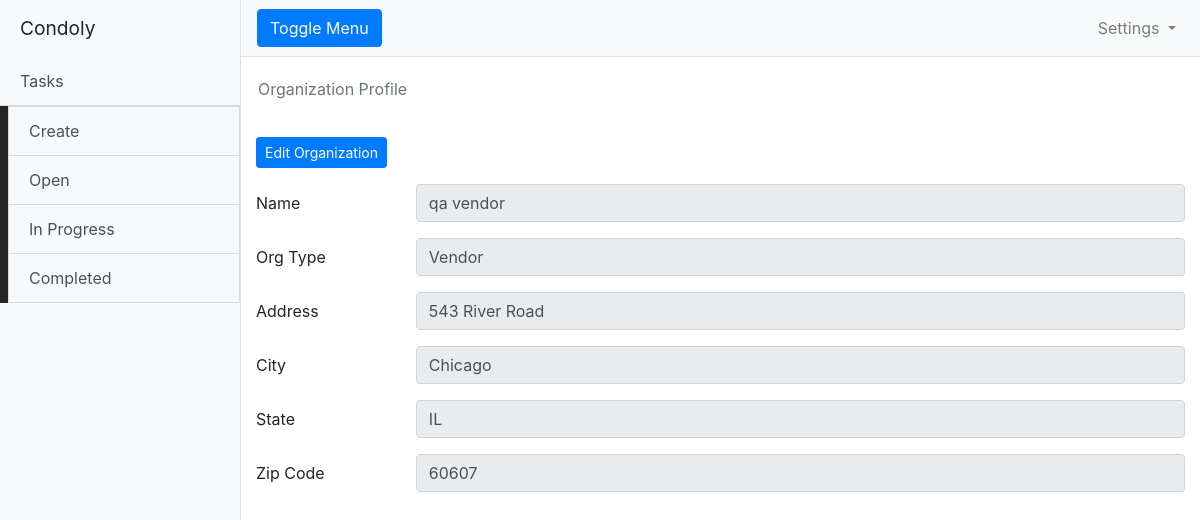
/admin/organization/6 (signed in), run on the app's committed database.
### model.py (models this page shows)
class Organization:
    def __init__(self, name, org_type):
        self.name = name
        self.org_type = org_type
        self.admin_approved = 'false'
        self.approval_type = 'new'

### app.py (the view)
@app.route('/admin/organization/<org_id>', methods=['GET'])
def admin_view_org(org_id):
    session = get_session()
    org = session.query(model.Organization).filter_by(id=org_id).one()
    users = session.query(model.User).join(model.UserOrg, model.User.id==model.UserOrg.user_id).filter(model.UserOrg.organization_id==org.id).all()
    target_zips = session.query(model.TargetZip).filter_by(vendor_id=org_id).all()
    return render_template('org_profile.html',
                            org=org,
                            user_type=flask_session['user_type'],
                            users=users,
                            target_zips=target_zips)

### app.py (called while the page is built)
@login_manager.user_loader
def load_user(user_id):
    if user_id is not None:
        session = get_session()
        return session.query(model.User).filter_by(id=user_id).one()
    return None

### templates/org_profile.html (shortened to what this page needs)
{% extends "base.html" %}
{% block content %}
        <div class="row">
	   <nav class="row">
            <nav class="navbar">
              <ol class="breadcrumb bg-white">
                 <li class="breadcrumb-item active" aria-current="page">Organization Profile</li>
              </ol>
            </nav>
	    </nav>
        </div>
	{% if user_type == 'admin'  %}
        <a href="{{ url_for('edit_org', org_id=org.id) }}" class="btn btn-primary btn-sm">Edit Organization</a>
        {% else  %}
	<a href="{{ url_for('edit_org') }}" class="btn btn-primary btn-sm">Edit Organization</a>
	{% endif %}
	<form id="org-form">
           <div class="form-group row">
            <label for="orgName" class="col-sm-2 col-form-label">Name</label>
	    <div class="col-sm-10"><input class="form-control" value="{{ org.name  }}" readonly />
            </div>
          </div>
           <div class="form-group row">
            <label for="orgType" class="col-sm-2 col-form-label">Org Type</label>
            <div class="col-sm-10"><input class="form-control" value="{{ org.org_type  }}" readonly />
            </div>
          </div>
          <div class="form-group row">
            <label for="orgAddress" class="col-sm-2 col-form-label">Address</label>
            <div class="col-sm-10"><input class="form-control" value="{{ org.street_address }}" readonly />
            </div>
          </div>
          <div class="form-group row">
            <label for="orgCity" class="col-sm-2 col-form-label">City</label>
            <div class="col-sm-10"><input class="form-control" value="{{ org.city  }}" readonly />
            </div>
          </div>
           <div class="form-group row">
            <label for="orgState" class="col-sm-2 col-form-label">State</label>
            <div class="col-sm-10"><input class="form-control" value="{{ org.state  }}" readonly />
            </div>
          </div>
          <div class="form-group row">
            <label for="orgZipcode" class="col-sm-2 col-form-label">Zip Code</label>
            <div class="col-sm-10"><input class="form-control" value="{{ org.zipcode  }}" readonly />
            </div>
          </div>
        </form>
{% endblock  %}

### data on the page
Organization: name "qa vendor", org_type "Vendor", street_address "543 River Road", city "Chicago", state "IL", zipcode "60607"
